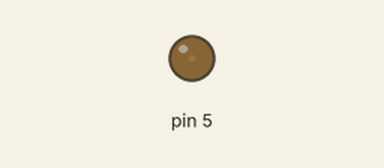
Recording of a sketch running on a simulated Arduino Uno, built with avr-gcc and run on an emulated ATmega328P. Parts: output pins drawn as LEDs (lit = HIGH).

Above: at 0.05 s.
At 6.05 s:
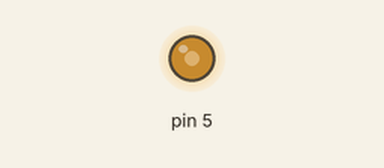
At 10.25 s:
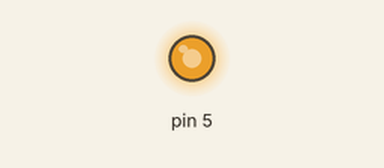
At 20.45 s:
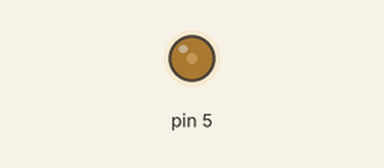
Timing chart, 0 to 29.3 s (numbered marks = the images above):
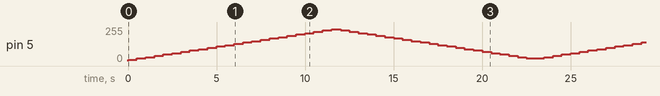

The sketch:

Practica08.ino
```cpp
/*Practica 08:
  * Muñiz Patiño Andrea Fernanda
  * 29/Agosto/2018
  * Versión 1.0
  * Sobre la práctica:
  * Usar una señal analogíca para prender un LED.
  */

int x =0;
boolean tope = false;

void setup() {
  pinMode(5,OUTPUT);
}

void loop() {
  if(!tope){
    x += 10;
  }
  analogWrite(5,x);
  delay(500);
   if(x > 230){
     tope = true;
   }
   if(tope){
    x-= 10;
      if(x < 20){
        tope = false;
      }
   }
}
```
